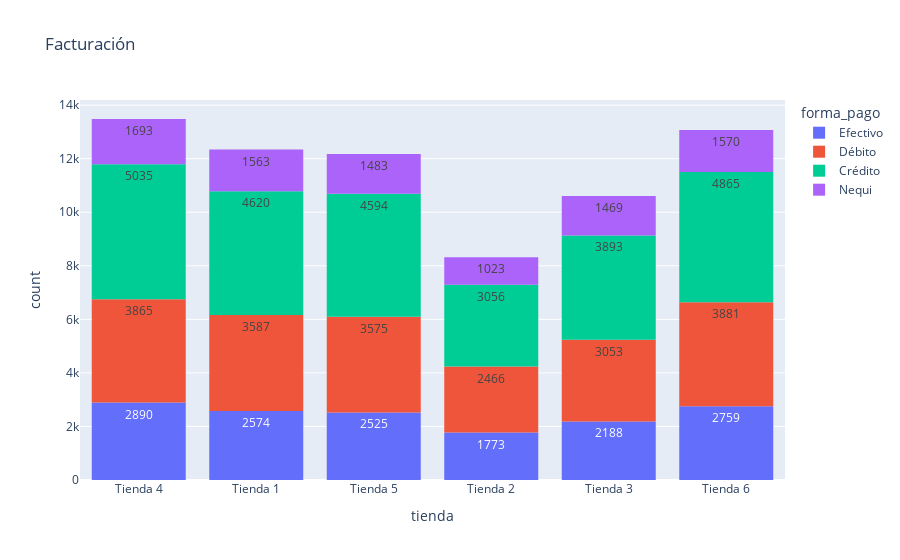

The cell this chart's notebook holds for it:
### Code cell
grafico = px.histogram(data,
                       x = "tienda",
                       text_auto=True,
                       title="Facturación",
                       color="forma_pago")
grafico.show()
grafico.write_html("facturacion.html")

### Figure 1 — Plotly figure (JSON) as saved in the notebook; plotly's stock layout.template omitted (floating-point values rounded to 4 significant figures; data arrays with more than 128 entries replaced by an {"elided": "..."} marker saying what was removed)
{"data": [{"bingroup": "x", "hovertemplate": "forma_pago=Efectivo<br>tienda=%{x}<br>count=%{y}<extra></extra>", "legendgroup": "Efectivo", "marker": {"color": "#636efa", "pattern": {"shape": ""}}, "name": "Efectivo", "orientation": "v", "showlegend": true, "texttemplate": "%{value}", "type": "histogram", "x": {"elided": "14709 str values"}, "xaxis": "x", "yaxis": "y"}, {"bingroup": "x", "hovertemplate": "forma_pago=Débito<br>tienda=%{x}<br>count=%{y}<extra></extra>", "legendgroup": "Débito", "marker": {"color": "#EF553B", "pattern": {"shape": ""}}, "name": "Débito", "orientation": "v", "showlegend": true, "texttemplate": "%{value}", "type": "histogram", "x": {"elided": "20427 str values"}, "xaxis": "x", "yaxis": "y"}, {"bingroup": "x", "hovertemplate": "forma_pago=Crédito<br>tienda=%{x}<br>count=%{y}<extra></extra>", "legendgroup": "Crédito", "marker": {"color": "#00cc96", "pattern": {"shape": ""}}, "name": "Crédito", "orientation": "v", "showlegend": true, "texttemplate": "%{value}", "type": "histogram", "x": {"elided": "26063 str values"}, "xaxis": "x", "yaxis": "y"}, {"bingroup": "x", "hovertemplate": "forma_pago=Nequi<br>tienda=%{x}<br>count=%{y}<extra></extra>", "legendgroup": "Nequi", "marker": {"color": "#ab63fa", "pattern": {"shape": ""}}, "name": "Nequi", "orientation": "v", "showlegend": true, "texttemplate": "%{value}", "type": "histogram", "x": {"elided": "8801 str values"}, "xaxis": "x", "yaxis": "y"}], "layout": {"barmode": "relative", "legend": {"title": {"text": "forma_pago"}, "tracegroupgap": 0}, "title": {"text": "Facturación"}, "xaxis": {"anchor": "y", "domain": [0, 1], "title": {"text": "tienda"}}, "yaxis": {"anchor": "x", "domain": [0, 1], "title": {"text": "count"}}}}
